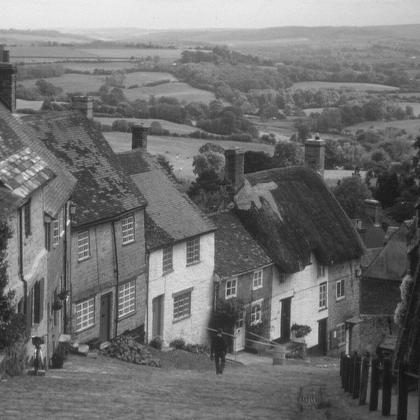
%> input picture Images/1/Goldhill.bmp, 420 x 420 px, shrunk from 512 x 512 before the run
$ octave downsample_upsample.m   (GNU Octave 9; MATLAB toolbox functions it lacks are replaced by stand-ins)
%> lines starting %> are read from the running program, lines starting %| are printed output that depends on the picture
A = imread("E:\Dars\Masters\digital image processing\Homeworks\Images\1\Goldhill.bmp");
%> A is the input picture: size 420x420 uint8; min 18, max 239, mean 112.2
%downsample without average filtering by removing one among the columns and rows
ds_without_avg = A(1:2:end,1:2:end);
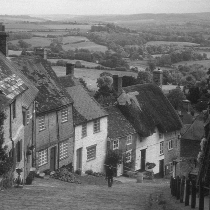
%> ds_without_avg: size 210x210 uint8; min 19, max 239, mean 112.4
% downsample with applying average filter on image
average_filter = ones(2)/4;
downsample_size = size(A)/2;
%> downsample_size = [210 210]
ds_with_avg = zeros(downsample_size);
for i = 2:2:size(A,1)-1
    for j = 2:2:size(A,2)-1
        temp = double(A(i-1:i,j-1:j)) .* average_filter;
        ds_with_avg(floor(i/2),floor(j/2)) = sum(temp(:));
    end
end
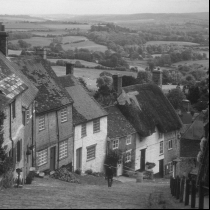
%> ds_with_avg: size 210x210 double; min 0, max 236.8, mean 111.4
ds_with_avg = uint8(ds_with_avg);
%> ds_with_avg: size 210x210 uint8
imwrite(ds_without_avg,"down_sample_without_averaging.bmp");
imwrite(ds_with_avg,"down_sample_with_averaging.bmp");
% upsample with pixel replication
%> (the run ends here)

$ run again, with Images/1/Elaine.bmp copied over Images/1/Goldhill.bmp
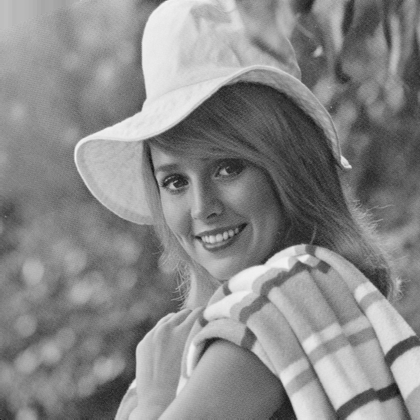
%> input picture Images/1/Elaine.bmp, 420 x 420 px, shrunk from 512 x 512 before the run
%> A is the input picture: size 420x420 uint8; min 20, max 243, mean 136.4
%> `ds_without_avg = A(1:2:end,1:2:end);`:
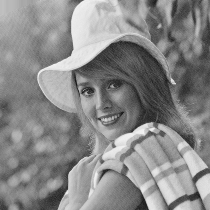
%> ds_without_avg: size 210x210 uint8; min 22, max 243, mean 136.4
%> `ds_with_avg = uint8(ds_with_avg);`:
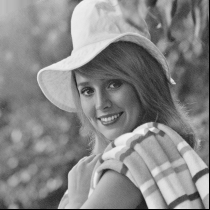
%> ds_with_avg: size 210x210 uint8; min 0, max 241, mean 135.3
